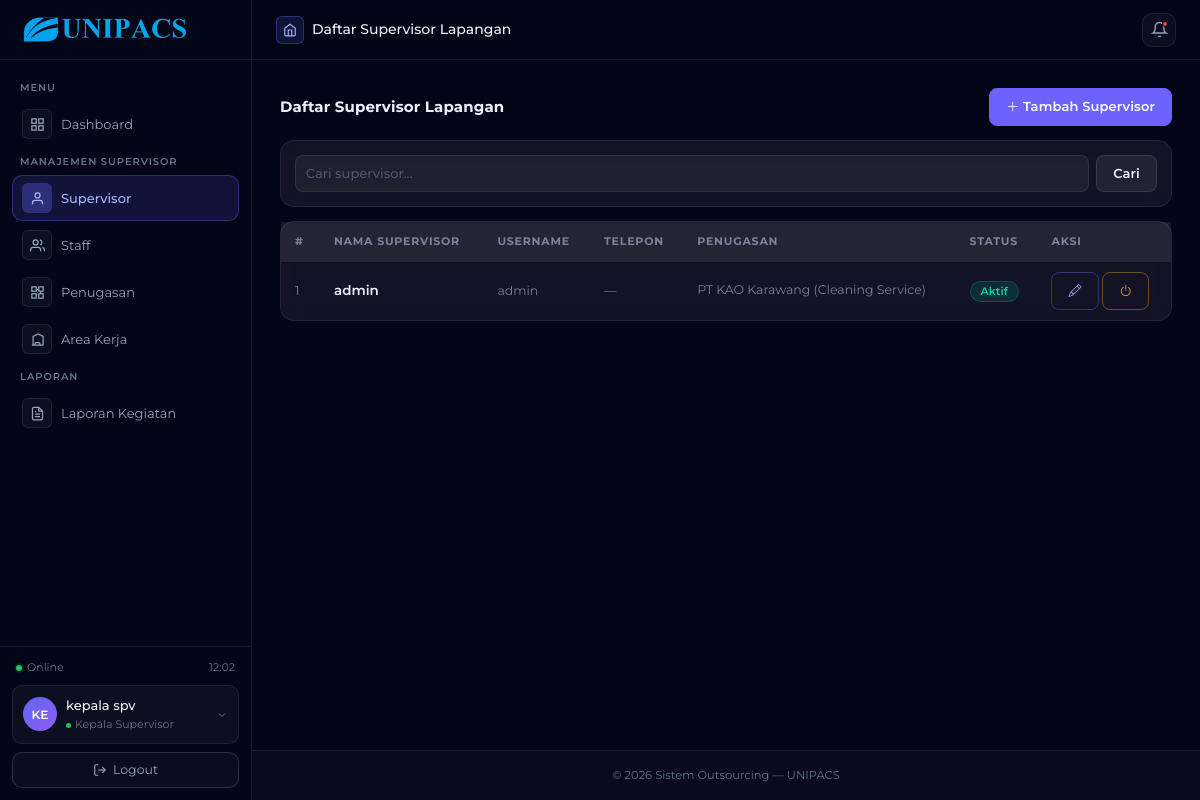
Before: /kepala/supervisor/ (signed in) with the older database file.
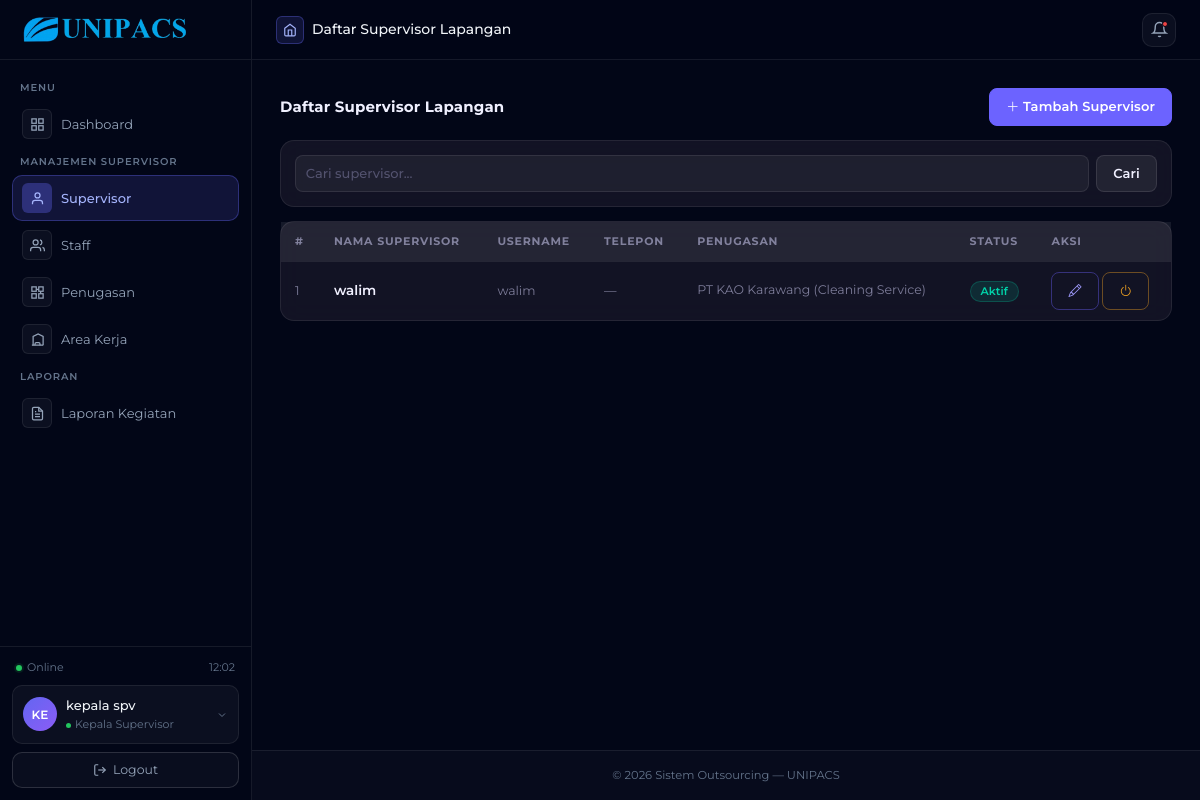
After: the same page with the newer database file.
### outsourcing/models.py (models this page shows, shortened)
class User(AbstractUser):
    role = models.CharField(
        max_length=30,
        choices=RoleChoices.choices,
        default=RoleChoices.STAFF,
    )
    nama_lengkap = models.CharField(max_length=150, blank=True)
    telepon      = models.CharField(
        max_length=20,
        blank=True,
        validators=[telepon_validator],
    )
    foto_profil  = models.ImageField(
        upload_to='foto_profil/',
        blank=True,
        null=True,
    )
    dibuat_pada  = models.DateTimeField(auto_now_add=True)
    diubah_pada  = models.DateTimeField(auto_now=True)
    class Meta:
        verbose_name        = 'Pengguna'
        verbose_name_plural = 'Pengguna'
        ordering            = ['nama_lengkap']

### outsourcing/views/kepala_supervisor/akun.py (the view)
# urls.py: path('kepala/supervisor/', supervisor_list, name='kepala_supervisor_list'),
@kepala_supervisor_required
def supervisor_list(request):
    q           = request.GET.get('q', '').strip()
    supervisors = get_supervisor_list(request.user)
    if q:
        supervisors = supervisors.filter(
            Q(nama_lengkap__icontains=q) | Q(username__icontains=q)
        )
    supervisor_data = []
    for spv in supervisors:
        penugasan = SupervisorPerusahaan.objects.filter(
            supervisor=spv,
            kepala_supervisor=request.user,
            is_active=True,
        ).select_related('perusahaan', 'jenis_jasa')
        supervisor_data.append({
            'supervisor': spv,
            'penugasan' : penugasan,
        })
    context = {
        'supervisor_data': supervisor_data,
        'q'              : q,
        'page_title'     : 'Daftar Supervisor Lapangan',
    }
    return render(request, 'kepala_supervisor/akun/supervisor_list.html', context)

### outsourcing/utils.py (called while the page is built)
def get_models():
    from outsourcing.models import (
        User, Perusahaan, AreaKerja, SubArea,
        LaporanKegiatan, ItemKegiatan,
        KepalaSupervisorJasa, SupervisorPerusahaan, StaffSupervisor,
    )
    return {
        'User': User,
        'Perusahaan': Perusahaan,
        'AreaKerja': AreaKerja,
        'SubArea': SubArea,
        'LaporanKegiatan': LaporanKegiatan,
        'ItemKegiatan': ItemKegiatan,
        'KepalaSupervisorJasa': KepalaSupervisorJasa,
        'SupervisorPerusahaan': SupervisorPerusahaan,
        'StaffSupervisor': StaffSupervisor,
    }

### outsourcing/templates/kepala_supervisor/akun/supervisor_list.html (shortened to what this page needs)
{% extends 'kepala_supervisor/base_kepala.html' %}
{% load static %}
{% block extra_css %}
<link rel="stylesheet" href="{% static 'css/kepala_spv/kepala.css' %}">
{% endblock %}
{% block content %}
<div class="d-flex justify-content-between align-items-center mb-3">
    <h5 class="mb-0">Daftar Supervisor Lapangan</h5>
    <a href="{% url 'kepala_supervisor_create' %}" class="btn btn-primary btn-sm">
        <i class="bi bi-plus-lg"></i> Tambah Supervisor
    </a>
</div>
<div class="card p-3 mb-3">
    <form method="get" class="d-flex gap-2">
        <input type="text" name="q" value="{{ q }}" class="form-control form-control-sm" placeholder="Cari supervisor...">
        <button class="btn btn-sm btn-secondary">Cari</button>
    </form>
</div>
<div class="card">
    <div class="table-responsive">
        <table class="table table-hover mb-0">
            <thead class="table-light">
                <tr>
                    <th>#</th>
                    <th>Nama Supervisor</th>
                    <th>Username</th>
                    <th>Telepon</th>
                    <th>Penugasan</th>
                    <th>Status</th>
                    <th>Aksi</th>
                </tr>
            </thead>
            <tbody>
                {% for data in supervisor_data %}
                <tr>
                    <td class="text-muted small">{{ forloop.counter }}</td>
                    <td>
                        <span class="fw-semibold">{{ data.supervisor.nama_lengkap|default:data.supervisor.username }}</span>
                    </td>
                    <td class="text-muted small">{{ data.supervisor.username }}</td>
                    <td class="text-muted small">{{ data.supervisor.telepon|default:'—' }}</td>
                    <td>
                        {% for p in data.penugasan %}
                            <div class="small">{{ p.perusahaan.nama_perusahaan }} ({{ p.jenis_jasa.nama_jasa }})</div>
                        {% empty %}
                            <span class="text-muted small">Belum ditugaskan</span>
                        {% endfor %}
                    </td>
                    <td>
                        {% if data.supervisor.is_active %}
                            <span class="badge bg-success">Aktif</span>
                        {% else %}
                            <span class="badge bg-secondary">Nonaktif</span>
                        {% endif %}
                    </td>
                    <td>
                        <a href="{% url 'kepala_supervisor_edit' data.supervisor.pk %}" class="btn btn-xs btn-outline-primary btn-sm">
                            <i class="bi bi-pencil"></i>
                        </a>
                        <button class="btn btn-xs btn-outline-warning btn-sm"
                            data-bs-toggle="modal" data-bs-target="#modalToggle{{ data.supervisor.pk }}">
                            <i class="bi bi-power"></i>
                        </button>
                    </td>
                </tr>
                {% empty %}
                <tr><td colspan="7" class="text-center text-muted py-4">Belum ada supervisor.</td></tr>
                {% endfor %}
            </tbody>
        </table>
    </div>
</div>
{% endblock %}

Changed rows visible on the page:
changed User: supervisor.nama_lengkap "admin" → "walim"; supervisor.username "admin" → "walim"
